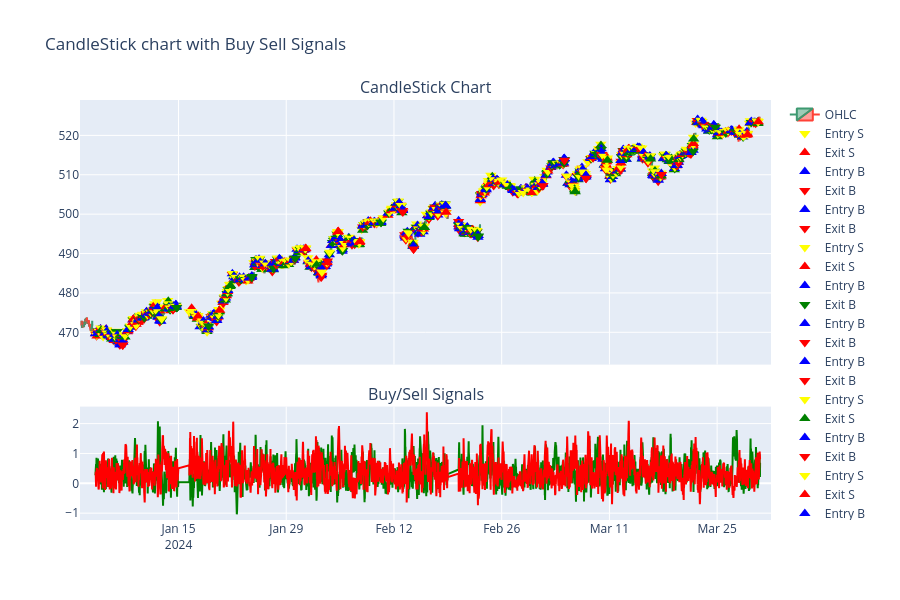

Notebook code for this chart:
### Code cell
buy_signals = tr_signals[tr_signals['Signal'] == 'B']
sell_signals = tr_signals[tr_signals['Signal']== 'S']
trade_to_show = '2024-01-05'
#trading_data['Date'] = pd.to_datetime(trading_data['Date'])
fig = make_subplots(rows=2, cols=1, shared_xaxes=True, 
                    row_heights=[0.7, 0.3], vertical_spacing=0.1,
                    subplot_titles=("CandleStick Chart", "Buy/Sell Signals"))
fig.add_trace(
    go.Candlestick(
        x=tr_signals['Date'], 
        open=tr_signals['Open'], 
        high=tr_signals['High'], 
        low=tr_signals['Low'], 
        close=tr_signals['Close'],
        name='OHLC'
        ), row=1, col=1
)
'''
fig.add_trace(
    go.Scatter(
        x=buy_signals['Date'], 
        y=buy_signals['Low'], 
        mode='markers', 
        name='Buy Signal', 
        marker=dict(color='blue', size=10)))

fig.add_trace(
    go.Scatter(
        x=sell_signals['Date'], 
        y=sell_signals['High'], 
        mode='markers', 
        name='Sell Signal', 
        marker=dict(color='yellow', size=10)))
'''
for index, row in positions_df.iterrows():
    if row['Type'] == 'B':
        entry_symbol = 'triangle-up'
        entry_color = 'blue'
        exit_symbol = 'triangle-down'
        exit_color ='green' if row['Profit'] >= 0 else 'red'
    elif row['Type'] == 'S':
        entry_symbol = 'triangle-down'
        entry_color = 'yellow'
        exit_symbol = 'triangle-up'
        exit_color = 'green' if row['Profit'] >= 0 else 'red'
    
    fig.add_trace(
        go.Scatter(
            x=[row['EntryDate']],
            y=[row['Entry'] + 0.1],
            mode='markers',
            marker=dict(symbol=entry_symbol, size=10, color=entry_color),
            name=f'Entry {row['Type']}'
        ))
    
    fig.add_trace(
        go.Scatter(
            x=[row['ExitDate']],
            y=[row['Exit'] - 0.1],
            mode='markers',
            marker=dict(symbol=exit_symbol, size=10, color=exit_color),
            name=f'Exit {row["Type"]}'
        ))
  
fig.add_trace(
    go.Scatter(
        x=tr_signals['Date'],
        y=tr_signals['BuyPower'],
        mode='lines',
        name='Buy Signal',
        line=dict(color='green', width=2)
    ), row=2, col=1
)

fig.add_trace(
    go.Scatter(
        x=tr_signals['Date'],
        y=tr_signals['SellPower'],
        mode='lines',
        name='Sell Signal',
        line=dict(color='red', width=2)
    ), row=2, col=1
)
  

fig.update_layout(
    title='CandleStick chart with Buy Sell Signals',
    xaxis=dict(type="date", 
               rangebreaks=[
                   dict(bounds=["sat", "mon"]),
                   dict(bounds=[16,9.5], pattern='hour')
               ]              
            ),
    xaxis_rangeslider_visible=False,
    height=600,
    hovermode='x unified'
)



fig.update_xaxes(matches='x')

fig.show()
